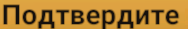
#> input picture buzzbot/assets/accounts/offline_resources_confirm.png, 188 x 29 px; its folder holds only this picture in this run
$ python -i own_rally.py   (imports and definitions only)
#> lines starting #> are read from the running program, lines starting #| are printed output that depends on the picture; pictures that were not available may be replaced by others from this repository, and a replacement may not be noted
#> further down, picture is the input picture: shape (29, 188, 3); mean B, G, R 49.7, 125.3, 171.6
### buzzbot/matching.py
from __future__ import annotations

from dataclasses import dataclass
import math
from pathlib import Path

import cv2
import numpy as np


REFERENCE_WIDTH = 1280
REFERENCE_HEIGHT = 720


def _reference_frame(frame_bgr):
    if frame_bgr is None or not isinstance(frame_bgr, np.ndarray) or frame_bgr.ndim != 3:
        return None, 1.0, 1.0
    height, width = frame_bgr.shape[:2]
#> height = 29; width = 188
    if width <= 0 or height <= 0:
        return None, 1.0, 1.0
    if (width, height) == (REFERENCE_WIDTH, REFERENCE_HEIGHT):
        return frame_bgr, 1.0, 1.0
    resized = cv2.resize(frame_bgr, (REFERENCE_WIDTH, REFERENCE_HEIGHT))
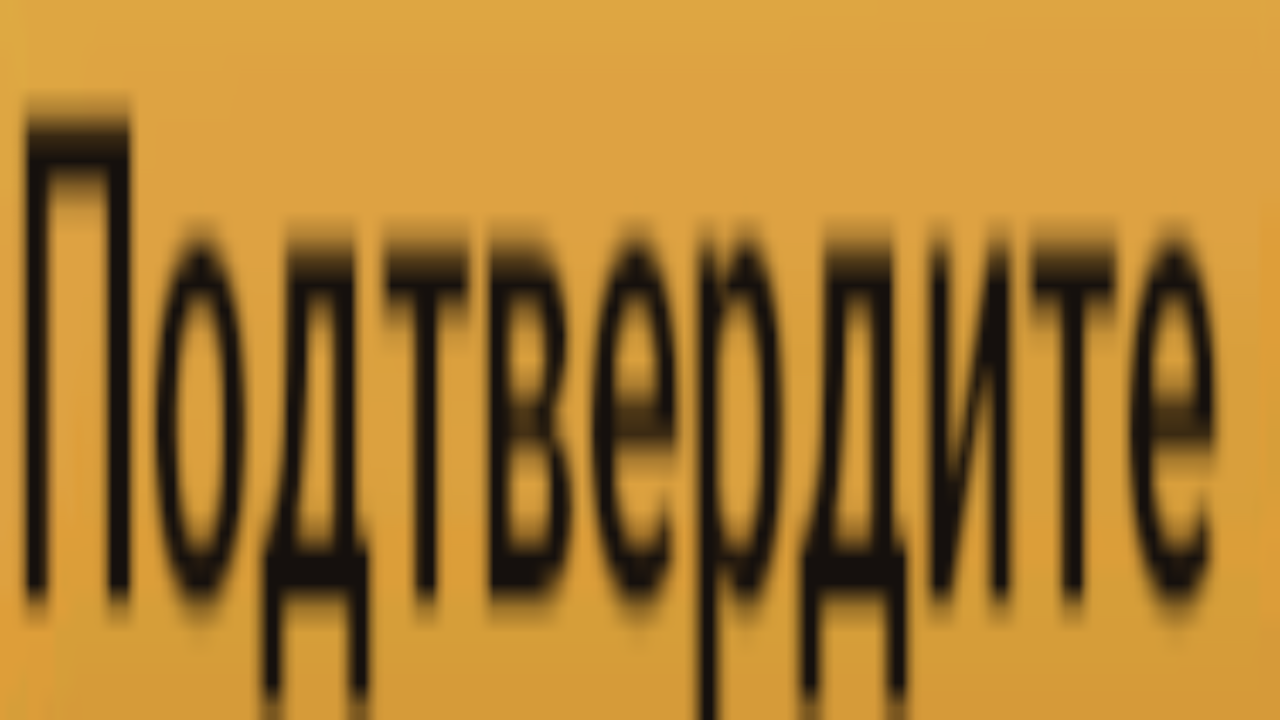
#> resized: shape (720, 1280, 3); mean B, G, R 49.6, 125.3, 171.5
    return resized, width / REFERENCE_WIDTH, height / REFERENCE_HEIGHT


# [227 lines left out: functions settlement_region_button_is_visible, detect_offline_resources_confirm_target, detect_vehicle_barracks_target, detect_fence_survivor_target, detect_radar_complete_all_target, detect_radar_task_pin_targets and 5 more, not called in this run]


def detect_settlement_event_panel_expand_target(frame_bgr):
    """Find the left-pointing toggle of a collapsed settlement event panel."""
    return _detect_settlement_event_panel_toggle(frame_bgr, expand=True)


# [3098 lines left out: functions _detect_settlement_event_panel_toggle, _bright_cross_ratio, detect_truck_personal_slot_target, detect_truck_occupied_slot_targets, truck_alliance_escort_is_visible, truck_express_overview_is_visible and 83 more, not called in this run]


@dataclass
class TemplateOrbData:
    keypoints: list
    descriptors: object


class TemplateCache:
    # [61 lines left out: functions __init__, invalidate, get_color, get_gray, get_size, get_scaled_gray and 1 more, not called in this run]

### buzzbot/own_rally.py
"""One leader creates a rally, one verified account joins, then return home."""
from copy import deepcopy
from dataclasses import dataclass
from pathlib import Path
import logging
import threading
import time

import cv2
import numpy as np

from buzzbot.matching import _reference_frame
from buzzbot.ldplayer import index_from_serial
from buzzbot.state import BotState

logger = logging.getLogger("BuZzbot")
ASSETS = Path(__file__).parent / "assets/own_rally"


def locate_asset(frame, name, region=None, confidence=0.84):
#> called with name = 'war_title', region = (430, 20, 410, 65), confidence = 0.84
    reference, sx, sy = _reference_frame(frame)
#> sx = 1; sy = 1
    marker = cv2.imread(str(ASSETS / f"{name}.png"), cv2.IMREAD_GRAYSCALE)
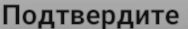
#> marker: shape (29, 188); min 17, max 173, mean 130
    if reference is None or marker is None:
        return None
    x, y, w, h = region or (0, 0, 1280, 720)
    gray = cv2.cvtColor(reference[y:y+h, x:x+w], cv2.COLOR_BGR2GRAY)
    if gray.shape[0] < marker.shape[0] or gray.shape[1] < marker.shape[1]:
        return None
    _, score, _, at = cv2.minMaxLoc(cv2.matchTemplate(gray, marker, cv2.TM_CCOEFF_NORMED))
#> score = 0.396; at = (118, 13)
    if score < confidence:
        return None
    return ((x+at[0]+marker.shape[1]/2)*sx, (y+at[1]+marker.shape[0]/2)*sy)


# [37 lines left out: functions same_text, same_coordinates, not called in this run]


@dataclass
class RallyRow:
    name: np.ndarray
    target: np.ndarray
    top: int
    owned: bool
    preparing: bool

    def matches(self, other):
        return same_text(self.name, other.name) and same_coordinates(self.target, other.target)


def rally_rows(frame):
    reference, _sx, _sy = _reference_frame(frame)
    if reference is None or locate_asset(reference, "war_title", (430, 20, 410, 65)) is None:
        return []
    marker = cv2.imread(str(ASSETS / "collective_title.png"), cv2.IMREAD_GRAYSCALE)
    if marker is None:
        return []
    gray = cv2.cvtColor(reference[105:610, 660:1110], cv2.COLOR_BGR2GRAY)
    scores = cv2.matchTemplate(gray, marker, cv2.TM_CCOEFF_NORMED)
    rows = []
    for _ in range(4):
        _, score, _, at = cv2.minMaxLoc(scores)
        if score < 0.82:
            break
        top = at[1] + 105
        scores[max(0, at[1]-55):at[1]+55, :] = -1
        if top+148 > 625:
            continue
        rows.append(RallyRow(
            reference[top:top+31, 271:540].copy(),
            reference[top+94:top+122, 1018:1147].copy(), top,
            locate_asset(reference, "cancel_own", (350, top+70, 75, 65)) is not None,
            locate_asset(reference, "preparing", (340, top+112, 640, 45), confidence=0.80) is not None,
        ))
    return sorted(rows, key=lambda row: row.top)


# [37 lines left out: functions select_new_rally, participant_candidates, joining_squad_target, first_saved_squad_target, not called in this run]


def saved_squad_loaded(frame):
    return (first_saved_squad_target(frame) is not None
            and locate_asset(frame, "preset_loaded", (430, 90, 420, 100)) is not None)


class OwnRallyController:
    # [5 lines left out: function __init__, not called in this run]

    def check(self, bot):
        if self.cancel.is_set() or bot.stop_hotkey_pressed:
            raise InterruptedError("Режим своих сборов остановлен")

    # [310 lines left out: functions resume_worker, wait, frame, tap, wait_asset, select_first_saved_squad and 6 more, not called in this run]

>>> import cv2
>>> picture = cv2.imread('assets/accounts/offline_resources_confirm.png')
>>> result = rally_rows(picture)
#> result = []
